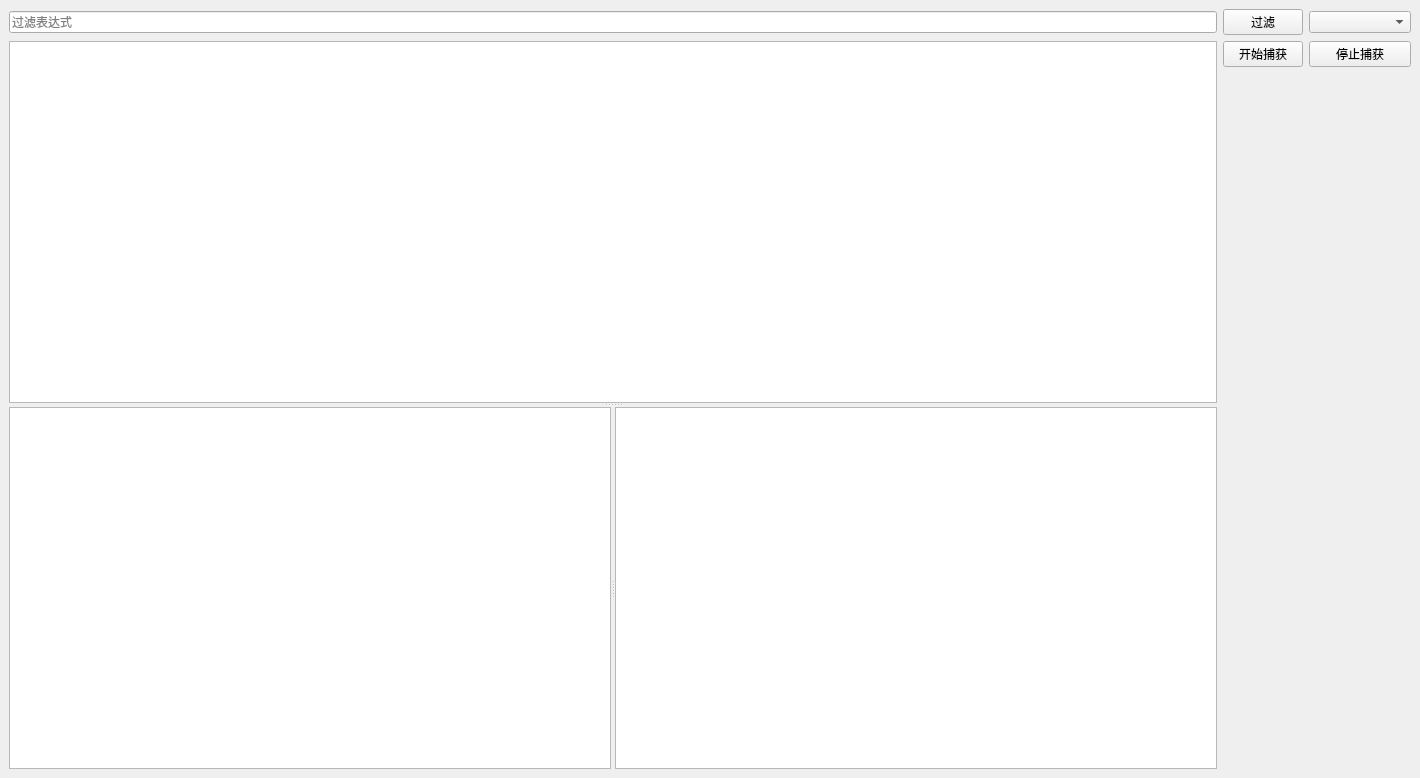
<?xml version="1.0" encoding="UTF-8"?>
<ui version="4.0">
 <class>MainWindow</class>
 <widget class="QMainWindow" name="MainWindow">
  <property name="geometry">
   <rect>
    <x>0</x>
    <y>0</y>
    <width>1420</width>
    <height>778</height>
   </rect>
  </property>
  <property name="windowTitle">
   <string>MainWindow</string>
  </property>
  <widget class="QWidget" name="centralwidget">
   <layout class="QGridLayout" name="gridLayout">
    <item row="2" column="1">
     <widget class="QPushButton" name="filterButton">
      <property name="text">
       <string>过滤</string>
      </property>
     </widget>
    </item>
    <item row="3" column="1">
     <widget class="QPushButton" name="startButton">
      <property name="text">
       <string>开始捕获</string>
      </property>
     </widget>
    </item>
    <item row="2" column="0">
     <widget class="QLineEdit" name="filterlineEdit">
      <property name="placeholderText">
       <string>过滤表达式</string>
      </property>
     </widget>
    </item>
    <item row="3" column="2">
     <widget class="QPushButton" name="stopButton">
      <property name="text">
       <string>停止捕获</string>
      </property>
     </widget>
    </item>
    <item row="3" column="0" rowspan="2">
     <widget class="QSplitter" name="splitter_2">
      <property name="orientation">
       <enum>Qt::Vertical</enum>
      </property>
      <widget class="QTableView" name="packetTableView"/>
      <widget class="QSplitter" name="splitter">
       <property name="orientation">
        <enum>Qt::Horizontal</enum>
       </property>
       <widget class="QTreeView" name="detailTreeView">
        <property name="editTriggers">
         <set>QAbstractItemView::NoEditTriggers</set>
        </property>
       </widget>
       <widget class="QTextEdit" name="textEdit">
        <property name="readOnly">
         <bool>true</bool>
        </property>
       </widget>
      </widget>
     </widget>
    </item>
    <item row="2" column="2">
     <widget class="QComboBox" name="comboBox">
      <property name="placeholderText">
       <string>选择一个网卡</string>
      </property>
     </widget>
    </item>
   </layout>
  </widget>
  <action name="actioncapture">
   <property name="text">
    <string>capture</string>
   </property>
  </action>
  <action name="actionstart">
   <property name="text">
    <string>start</string>
   </property>
  </action>
 </widget>
 <resources/>
 <connections/>
</ui>
